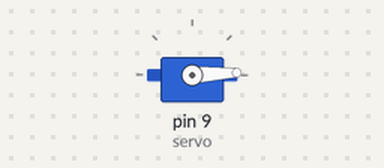
Recording of a sketch running on a simulated Arduino Uno, built with avr-gcc and run on an emulated ATmega328P. On the bench: servo.

Above: at 0.05 s.
At 1.3 s:
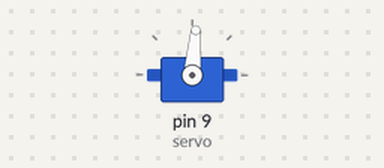
At 2.6 s:
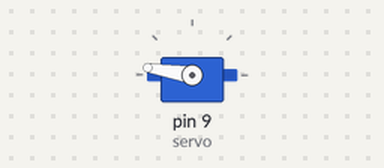
At 5.2 s:
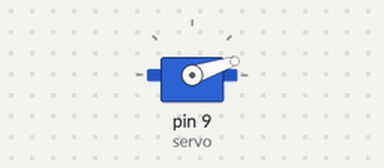
Timing chart, 0 to 7.1 s (numbered marks = the images above):
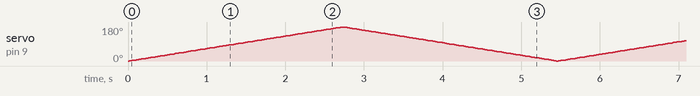

The sketch:

servo-sweep.ino
```cpp
// Servo sweep: signal wire on pin 9, power the servo from a suitable 5 V supply.
#include <Servo.h>

Servo servo;
int angle = 0;

void setup() {
  servo.attach(9);
}

void loop() {
  for (angle = 0; angle <= 180; angle += 1) {
    servo.write(angle);
    delay(15);
  }
  for (angle = 180; angle >= 0; angle -= 1) {
    servo.write(angle);
    delay(15);
  }
}
```
